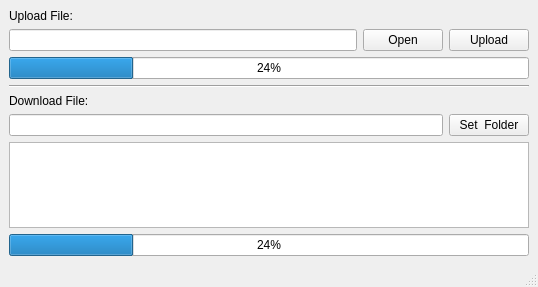
<?xml version="1.0" encoding="UTF-8"?>
<ui version="4.0">
 <class>MainWindow</class>
 <widget class="QMainWindow" name="MainWindow">
  <property name="geometry">
   <rect>
    <x>0</x>
    <y>0</y>
    <width>538</width>
    <height>287</height>
   </rect>
  </property>
  <property name="windowTitle">
   <string>MainWindow</string>
  </property>
  <widget class="QWidget" name="centralwidget">
   <layout class="QVBoxLayout" name="verticalLayout_2">
    <item>
     <layout class="QVBoxLayout" name="verticalLayout">
      <item>
       <widget class="QLabel" name="label">
        <property name="text">
         <string>Upload File:</string>
        </property>
       </widget>
      </item>
      <item>
       <layout class="QHBoxLayout" name="horizontalLayout">
        <item>
         <widget class="QLineEdit" name="upload_edit"/>
        </item>
        <item>
         <widget class="QPushButton" name="open_btn">
          <property name="text">
           <string>Open</string>
          </property>
         </widget>
        </item>
        <item>
         <widget class="QPushButton" name="upload_btn">
          <property name="text">
           <string>Upload</string>
          </property>
         </widget>
        </item>
       </layout>
      </item>
      <item>
       <widget class="QProgressBar" name="up_progress">
        <property name="value">
         <number>24</number>
        </property>
       </widget>
      </item>
     </layout>
    </item>
    <item>
     <widget class="Line" name="line">
      <property name="orientation">
       <enum>Qt::Horizontal</enum>
      </property>
     </widget>
    </item>
    <item>
     <layout class="QVBoxLayout" name="verticalLayout_3">
      <item>
       <widget class="QLabel" name="label_2">
        <property name="text">
         <string>Download File:</string>
        </property>
       </widget>
      </item>
      <item>
       <layout class="QHBoxLayout" name="horizontalLayout_2">
        <item>
         <widget class="QLineEdit" name="download_edit"/>
        </item>
        <item>
         <widget class="QPushButton" name="set_btn">
          <property name="text">
           <string>Set  Folder</string>
          </property>
         </widget>
        </item>
       </layout>
      </item>
      <item>
       <widget class="QListWidget" name="listWidget"/>
      </item>
      <item>
       <widget class="QProgressBar" name="down_progress">
        <property name="value">
         <number>24</number>
        </property>
       </widget>
      </item>
     </layout>
    </item>
   </layout>
  </widget>
  <widget class="QMenuBar" name="menubar">
   <property name="geometry">
    <rect>
     <x>0</x>
     <y>0</y>
     <width>538</width>
     <height>21</height>
    </rect>
   </property>
  </widget>
  <widget class="QStatusBar" name="statusbar"/>
 </widget>
 <resources/>
 <connections/>
</ui>
